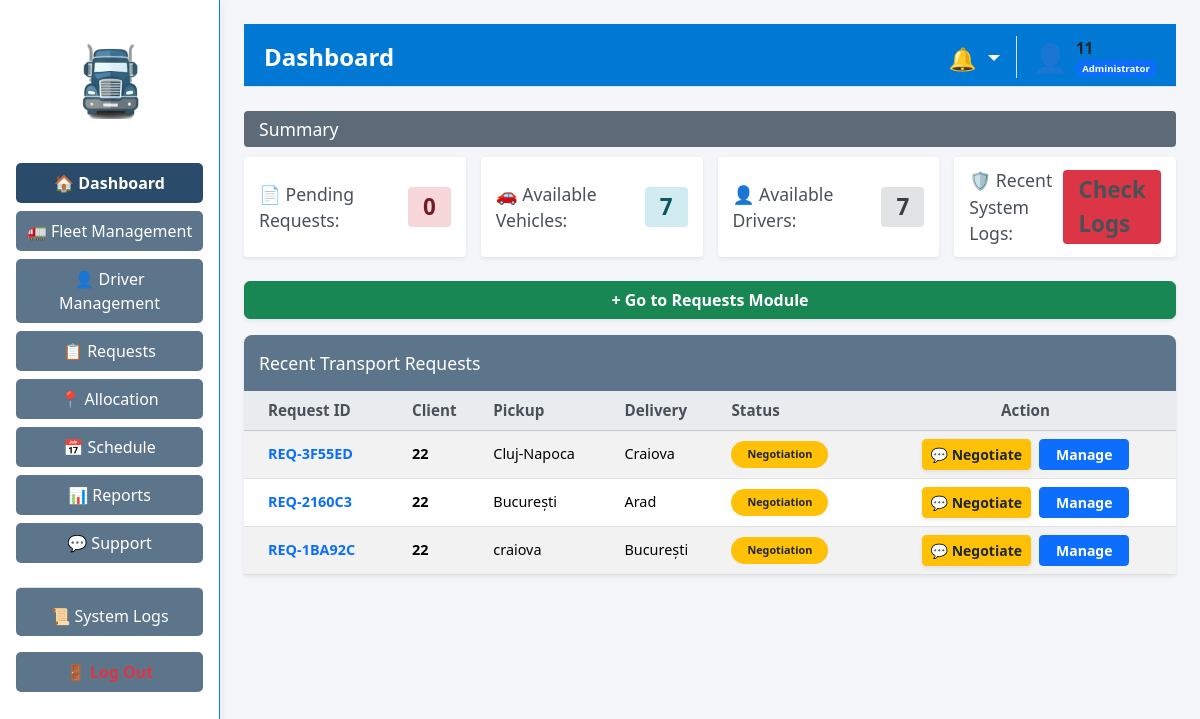
The page /dashboard (signed in) on the database as committed earlier.
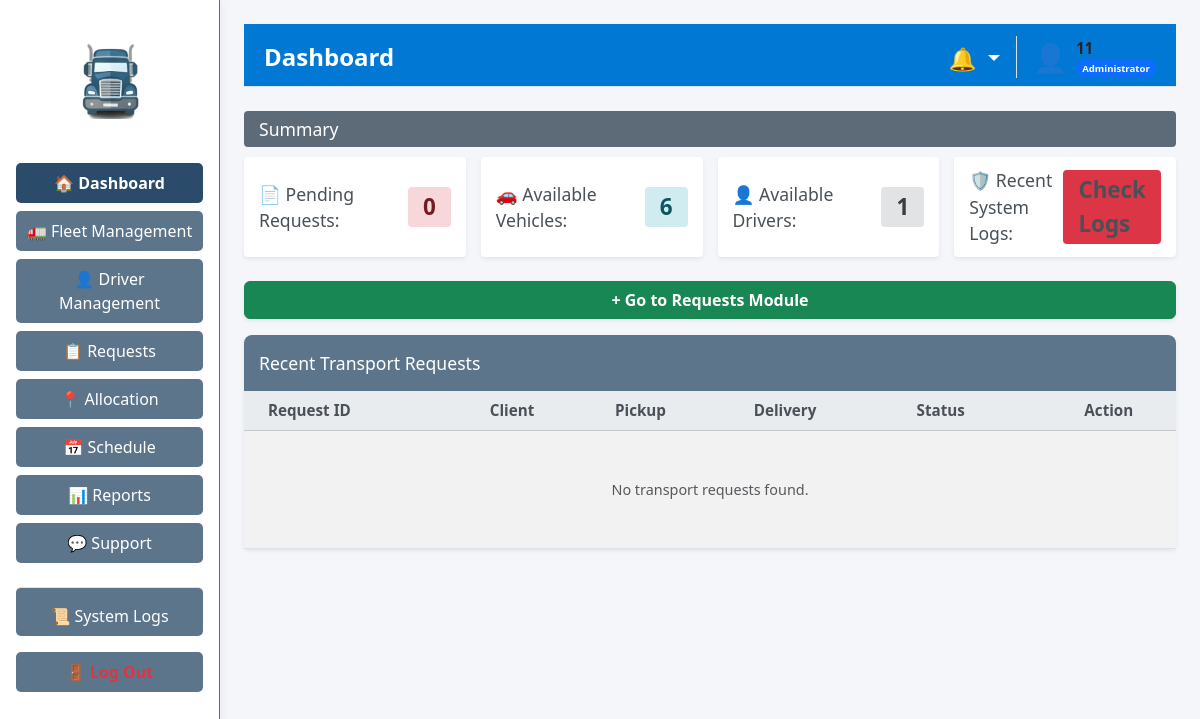
The same page on the database as committed later.
### tables this page shows
CREATE TABLE "transport_requests" (
                    id TEXT PRIMARY KEY,
                    client TEXT NOT NULL,
                    cargo_type TEXT NOT NULL,
                    description TEXT NOT NULL,
                    weight REAL NOT NULL,
                    volume REAL NOT NULL,
                    pickup TEXT NOT NULL,
                    delivery TEXT NOT NULL,
                    preferred_date TEXT NOT NULL,
                    status TEXT NOT NULL,
                    vehicle_id TEXT, 
                    driver_id TEXT, 
                    vehicle_type TEXT, 
                    estimated_price REAL,
                    price_offer REAL, 
                    current_lat REAL, 
                    current_lng REAL,
                    last_modified_by TEXT DEFAULT 'System',
                    last_modified_at DATETIME DEFAULT NULL,
                    saved_route TEXT
                , allocated_by TEXT DEFAULT 'System', offer_expires_at DATETIME DEFAULT NULL);

### app/routes/dashboard_routes.py (the view, shortened to what this page needs)
@dashboard_bp.route('/dashboard')
def main_dashboard() -> str:
    if 'user_id' not in session:
        flash("Please log in to access the dashboard.", "danger")
        return redirect(url_for('auth.login'))
    user_role = session.get('role', 'Staff')
    username = session.get('username', 'User')
    if user_role == 'Customer':
        return redirect(url_for('customer.portal'))
    elif user_role == 'Driver':
        return redirect(url_for('driver.portal'))
    else: # Pentru Administrator
        try:
            view_data = dashboard_logic.load_dashboard_data()
            if 'recent_requests' in view_data:
                updated_requests = []
                for req in view_data['recent_requests']:
                    req_dict = dict(req) # Convertim rândul din BD în dicționar
                    req_dict['messages'] = req_model.get_negotiation_messages(req_dict['id'])
                    updated_requests.append(req_dict)
                view_data['recent_requests'] = updated_requests
            notifications = notif_db.get_unread_notifications(username, user_role)
            return render_template(
                'admin/dashboard.html',
                data=view_data,
                role=user_role,
                username=username,
                notifications=notifications,
                unread_count=len(notifications)
            )
        except Exception as routing_error:
            logging.error(f"Admin routing error: {routing_error}")
            flash(f"Dashboard Error (Admin): {routing_error}", "danger")
            return redirect(url_for('auth.login'))

### app/controllers/dashboard_controller.py (called while the page is built)
    def load_dashboard_data(self) -> Dict[str, Any]:
        dashboard_data: Dict[str, Any] = {}
        try:
            dashboard_data["counts"] = self.model.get_summary_counts()
            all_reqs = self.req_model.get_all_requests()
            active_reqs = [r for r in all_reqs if r['status'] in ['Pending', 'Negotiation']]
            recent_reqs = active_reqs[:10] # Arătăm pe Dashboard doar primele 10 cele mai noi
            dashboard_data["recent_requests"] = self._attach_negotiation_messages(recent_reqs)
            return dashboard_data
        except Exception as logic_error:
            logging.error(f"Error processing dashboard data: {logic_error}")
            dashboard_data["counts"] = {"pending_requests": 0, "available_vehicles": 0, "available_drivers": 0}
            dashboard_data["recent_requests"] = []
            return dashboard_data

### app/templates/admin/dashboard.html (shortened to what this page needs)
{% extends "layouts/admin_layout.html" %}
{% block page_header %}Dashboard{% endblock %}
{% block content %}
<div class="section-header">Summary</div>
<div class="card-row mb-4">
    <div class="summary-card shadow-sm border-0" style="border-left: 4px solid #f66d9b;">
        <span>📄 Pending Requests:</span>
        <span class="badge-count bg-pink">{{ data.counts.pending_requests }}</span>
    </div>
    <div class="summary-card shadow-sm border-0" style="border-left: 4px solid #17a2b8;">
        <span>🚗 Available Vehicles:</span>
        <span class="badge-count bg-teal">{{ data.counts.available_vehicles }}</span>
    </div>
    <div class="summary-card shadow-sm border-0" style="border-left: 4px solid #6c757d;">
        <span>👤 Available Drivers:</span>
        <span class="badge-count bg-grey">{{ data.counts.available_drivers }}</span>
    </div>
    <div class="summary-card shadow-sm border-0" style="border-left: 4px solid #dc3545; cursor:pointer;" onclick="window.location.href='{{ url_for('logs.view_logs') }}'">
        <span>🛡️ Recent System Logs:</span>
        <span class="badge-count bg-danger" id="dashboard-logs-badge">...</span>
    </div>
</div>
<a href="{{ url_for('request_routes.request_management') }}" class="btn btn-success mb-3 fw-bold custom-rounded shadow-sm">
    + Go to Requests Module
</a>
<div class="table-container shadow-sm border-0">
    <div class="section-header text-white" style="margin-bottom: 0; border-radius: 8px 8px 0 0; background-color: #5d758b; padding: 15px;">Recent Transport Requests</div>
    <table class="table table-striped table-hover custom-table mb-0 align-middle">
        <thead class="table-light">
            <tr>
                <th class="ps-4">Request ID</th>
                <th>Client</th>
                <th>Pickup</th>
                <th>Delivery</th>
                <th>Status</th>
                <th class="text-center">Action</th>
            </tr>
        </thead>
        <tbody>
            {% for row in data.recent_requests %}
            <tr>
                <td class="ps-4 fw-bold text-primary">{{ row.id }}</td>
                <td class="fw-bold">{{ row.client }}</td>
                <td>{{ row.pickup }}</td>
                <td>{{ row.delivery }}</td>
                <td><span class="badge bg-{{ 'warning text-dark' if row.status in ['Pending', 'Negotiation'] else ('info' if row.status == 'Draft' else 'success') }} px-3 py-2 rounded-pill">{{ row.status }}</span></td>
                <td class="align-middle">
                    <div class="d-flex justify-content-center gap-2">
                        {% if row.status == 'Negotiation' %}
                            <button type="button" class="btn btn-warning btn-sm fw-bold custom-rounded text-dark shadow-sm" data-bs-toggle="modal" data-bs-target="#negotiateModal{{ row.id }}">💬 Negotiate</button>
                        {% endif %}
                        <a href="{{ url_for('request_routes.request_management') }}" class="btn btn-primary btn-sm text-white fw-bold px-3 custom-rounded">Manage</a>
                    </div>
                </td>
            </tr>
            {% else %}
            <tr><td colspan="6" class="text-center py-5 text-muted">No transport requests found.</td></tr>
            {% endfor %}
        </tbody>
    </table>
</div>
{% endblock %}

Rows that differ between the two databases and show on the page:
removed transport_requests: id "REQ-3F55ED", client "22", pickup "Cluj-Napoca", delivery "Craiova", status "Negotiation"
removed transport_requests: id "REQ-2160C3", client "22", pickup "București", delivery "Arad", status "Negotiation"
no longer on this page (row edited): transport_requests: id "REQ-1BA92C", client "22", pickup "craiova", delivery "București", status "Negotiation"
Other text that changed with them:
{{ data.counts.available_vehicles }}: "7" → "6"
{{ data.counts.available_drivers }}: "7" → "1"
text now shown: "No transport requests found."
